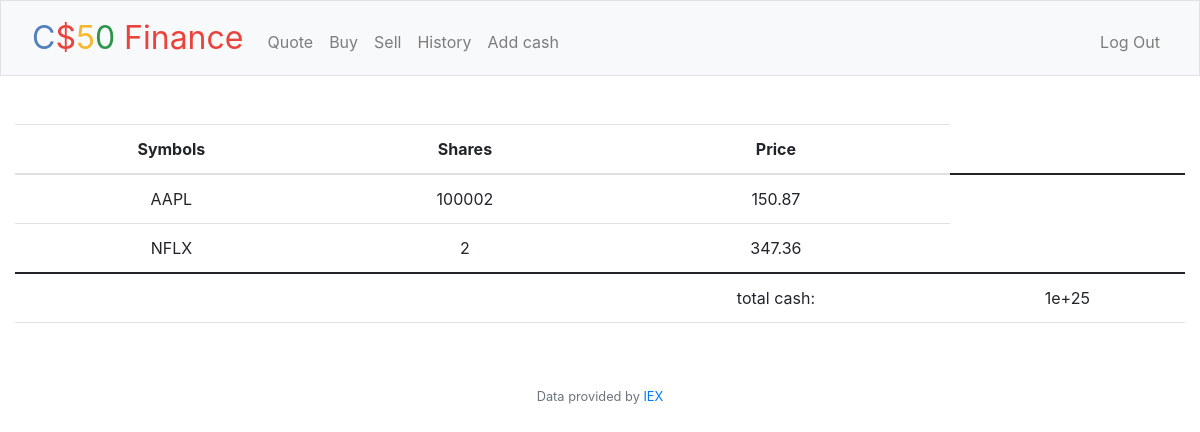
The page / (signed in) on the database its author committed.
### tables this page shows
CREATE TABLE transactions (id int auto_increment, user_id int, symbol text, shares int, price real, date timestamp);

CREATE TABLE users (id INTEGER PRIMARY KEY AUTOINCREMENT NOT NULL, username TEXT NOT NULL, hash TEXT NOT NULL, cash NUMERIC NOT NULL DEFAULT 10000.00);

### app.py (the view)
@app.route("/")
@login_required
def index():
    user_id=session["user_id"]
    transactions_db = db.execute("select symbol, sum(shares) as shares, price from transactions where user_id = ? group by symbol", user_id)
    cash_db = db.execute("select cash from users where id=?", user_id)
    cash=cash_db[0]["cash"]
    return render_template("index.html", database = transactions_db,cash=cash)

### app.py (called while the page is built)
@app.after_request
def after_request(response):
    response.headers["Cache-Control"] = "no-cache, no-store, must-revalidate"
    response.headers["Expires"] = 0
    response.headers["Pragma"] = "no-cache"
    return response

### helpers.py (called while the page is built)
def login_required(f):
    @wraps(f)
    def decorated_function(*args, **kwargs):
        if session.get("user_id") is None:
            return redirect("/login")
        return f(*args, **kwargs)
    return decorated_function

### templates/index.html (shortened to what this page needs)
{% extends "layout.html" %}
{% block main %}
        <table class="table">
            <thead>
            <tr>
            <th scope="col">Symbols</th>
            <th scope="col">Shares</th>
            <th scope="col">Price</th>
            </tr>
            </thead>
            <tbody>
            {% for row in database %}
                <tr>
                <td>{{row["symbol"]}}</td>
                <td>{{row["shares"]}}</td>
                <td>{{row["price"]}}</td>
                </tr>
            {% endfor %}
            </tbody>
            <tfoot>
                <tr>
                    <td>
                    </td>
                    <td>
                    </td>
                    <td>
                        total cash:
                    </td>
                    <td>
                        {{cash}}
                    </td>
                </tr>
            </tfoot>
            </table>
            {% endblock %}

### rows shown on the page
transactions: symbol "AAPL", shares "100002", price "150.87"
transactions: symbol "NFLX", shares "2", price "347.36"
users: cash "1e+25"
